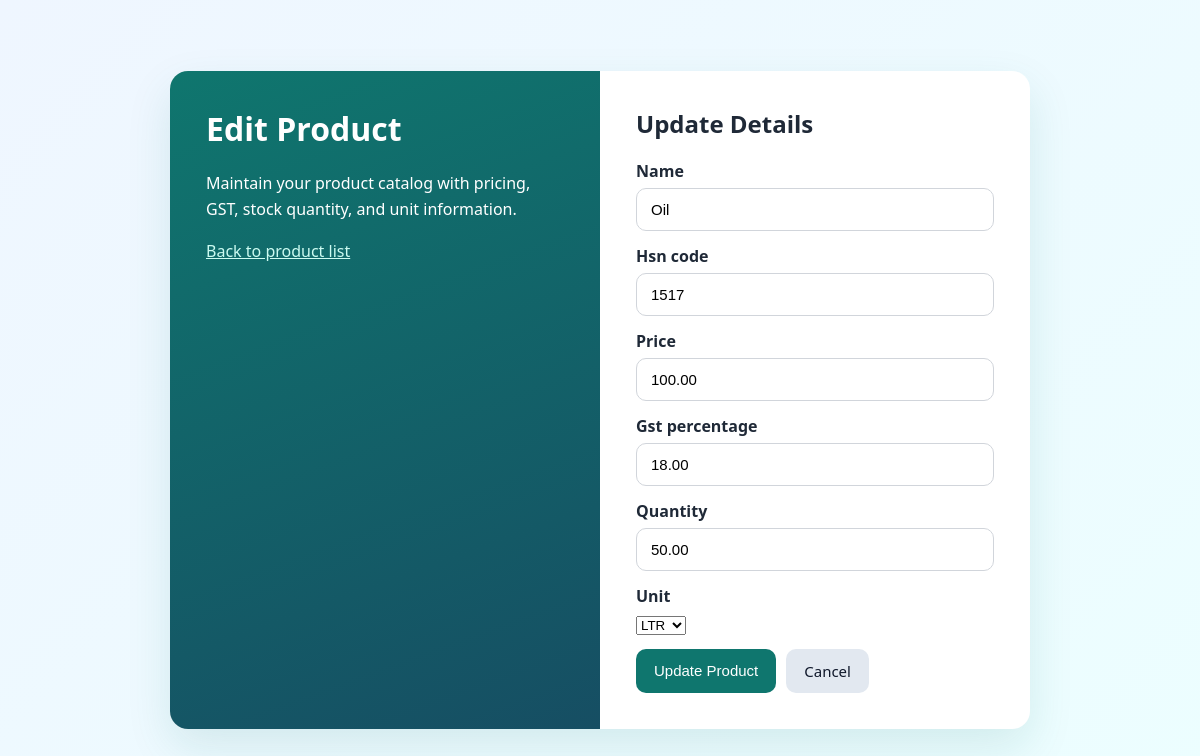
The app's page /products/3/edit/ (signed in) with its own data.
### products/models.py (models this page shows, shortened)
class Product(models.Model):
    class UnitChoices(models.TextChoices):
        LITER = 'LTR', 'LTR'
        KILOGRAM = 'KG', 'KG'
        PIECE = 'PCS', 'PCS'
    user = models.ForeignKey(
        settings.AUTH_USER_MODEL,
        on_delete=models.CASCADE,
        related_name='products',
    )
    name = models.CharField(max_length=150)
    hsn_code = models.CharField(max_length=20)
    price = models.DecimalField(
        max_digits=10,
        decimal_places=2,
        validators=[MinValueValidator(0)],
    )
    gst_percentage = models.DecimalField(
        max_digits=5,
        decimal_places=2,
        validators=[MinValueValidator(0), MaxValueValidator(100)],
    )
    quantity = models.DecimalField(
        max_digits=10,
        decimal_places=2,
        validators=[MinValueValidator(0)],
    )
    unit = models.CharField(max_length=3, choices=UnitChoices.choices, default=UnitChoices.PIECE)
    created_at = models.DateTimeField(auto_now_add=True)
    updated_at = models.DateTimeField(auto_now=True)
    class Meta:
        ordering = ['name', '-created_at']
        unique_together = ('user', 'name', 'hsn_code')

### products/views.py (the view, shortened to what this page needs)
# urls.py: path('<int:pk>/edit/', ProductUpdateView.as_view(), name='edit'),
class ProductUpdateView(UserProductQuerysetMixin, UpdateView):
    form_class = ProductForm
    template_name = 'products/product_form.html'
    success_url = reverse_lazy('products:list')

### products/forms.py (shortened to what this page needs)
class ProductForm(forms.ModelForm):
    class Meta:
        model = Product
        fields = ['name', 'hsn_code', 'price', 'gst_percentage', 'quantity', 'unit']
        widgets = {
            'name': forms.TextInput(attrs={'placeholder': 'Product name'}),
            'hsn_code': forms.TextInput(attrs={'placeholder': 'HSN code'}),
            'price': forms.NumberInput(attrs={'step': '0.01', 'placeholder': 'Price'}),
            'gst_percentage': forms.NumberInput(attrs={'step': '0.01', 'placeholder': 'GST %'}),
            'quantity': forms.NumberInput(attrs={'step': '0.01', 'placeholder': 'Quantity'}),
            'unit': forms.Select(),
        }

### products/views.py (called while the page is built)
    def get_queryset(self):
        return Product.objects.filter(user=self.request.user)

### templates/products/product_form.html (shortened to what this page needs)
{% extends "base.html" %}
{% block content %}
<div class="page">
    <div class="card">
        <div class="card-panel hero">
            <h1>{% if object %}Edit Product{% else %}Add Product{% endif %}</h1>
            <p>Maintain your product catalog with pricing, GST, stock quantity, and unit information.</p>
            <p><a href="{% url 'products:list' %}" style="color: #ccfbf1;">Back to product list</a></p>
        </div>
        <div class="card-panel">
            <h2>{% if object %}Update Details{% else %}New Product Details{% endif %}</h2>
            <form method="post">
                {% for field in form %}
                    <div>
                        <label for="{{ field.id_for_label }}">{{ field.label }}</label>
                        {{ field }}
                    </div>
                {% endfor %}
                <div class="actions">
                    <button type="submit">{% if object %}Update Product{% else %}Save Product{% endif %}</button>
                    <a class="button-link button-secondary" href="{% url 'products:list' %}">Cancel</a>
                </div>
            </form>
        </div>
    </div>
</div>
{% endblock %}

### templates/base.html (style rules this page uses)
:root { --bg: #f4f7fb; --card: #ffffff; --text: #1f2937; --muted: #6b7280; --primary: #0f766e; --primary-dark: #115e59; --border: #d1d5db; --danger: #b91c1c; }
* { box-sizing: border-box; }
body { margin: 0; font-family: "Segoe UI", Tahoma, Geneva, Verdana, sans-serif; background: linear-gradient(135deg, #eff6ff 0%, #ecfeff 100%); color: var(--text); }
.page { min-height: 100vh; display: flex; align-items: center; justify-content: center; padding: 24px; }
.card { width: 100%; max-width: 860px; background: var(--card); border-radius: 18px; box-shadow: 0 18px 45px rgba(15, 118, 110, 0.12); overflow: hidden; display: grid; grid-template-columns: 1fr 1fr; }
.card-panel { padding: 36px; }
.card-panel.hero { background: linear-gradient(160deg, #0f766e 0%, #164e63 100%); color: #fff; }
h1, h2 { margin-top: 0; }
p { color: inherit; line-height: 1.6; }
form { display: grid; gap: 14px; }
label { display: block; margin-bottom: 6px; font-weight: 600; }
input, textarea { width: 100%; padding: 12px 14px; border: 1px solid var(--border); border-radius: 10px; font-size: 15px; }
button, .button-link { display: inline-flex; align-items: center; justify-content: center; gap: 8px; background: var(--primary); color: #fff; border: none; border-radius: 10px; padding: 12px 18px; font-size: 15px; cursor: pointer; text-decoration: none; }
.actions { display: flex; gap: 10px; flex-wrap: wrap; }
.button-secondary { background: #e2e8f0; color: #0f172a; }

### records on screen
Product: form "Oil" "1517" "100.00" "18.00" "50.00" "LTR"

### other values on screen
{{ field.label }} "Name" "Hsn code" "Price" "Gst percentage" "Quantity" "Unit"
